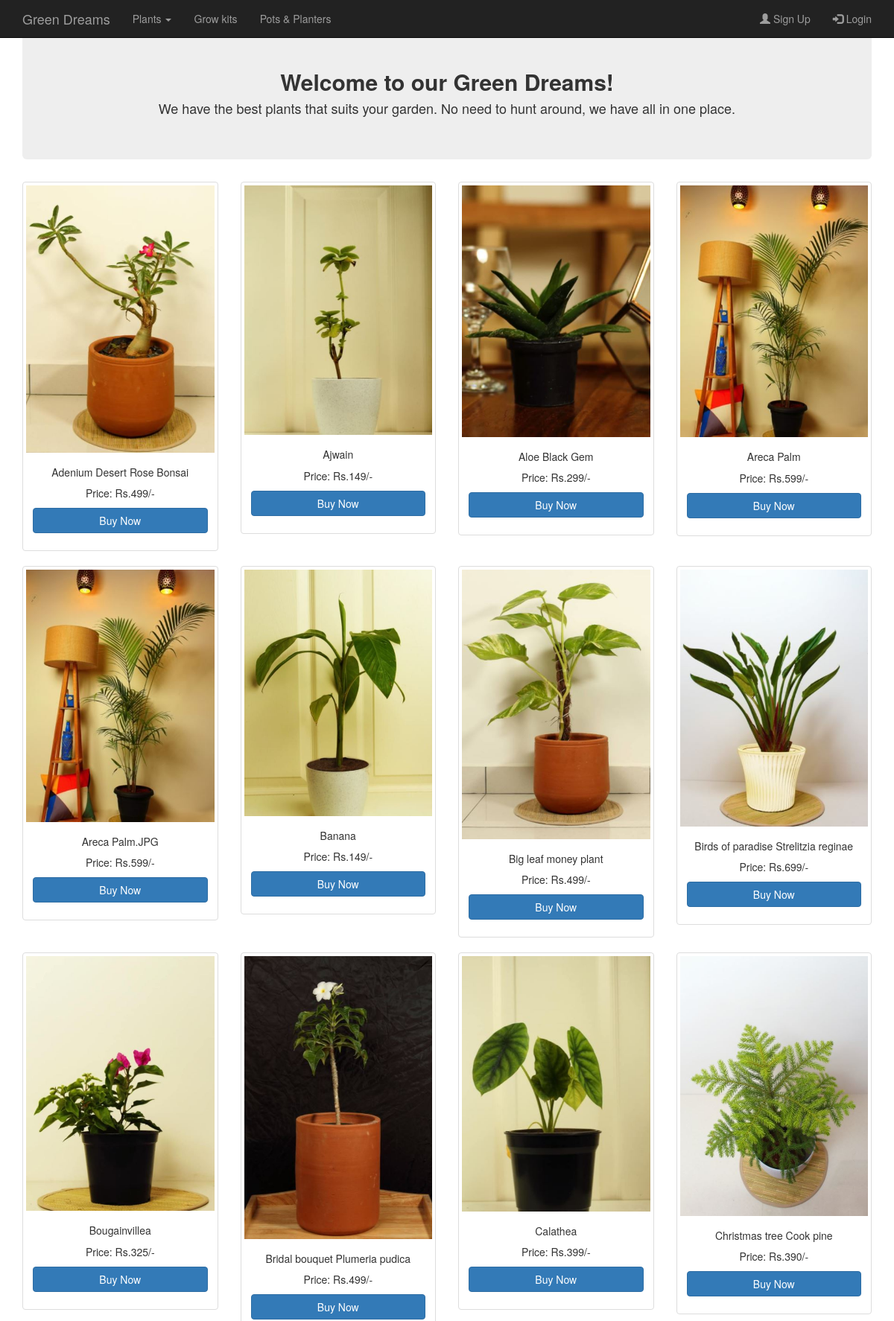
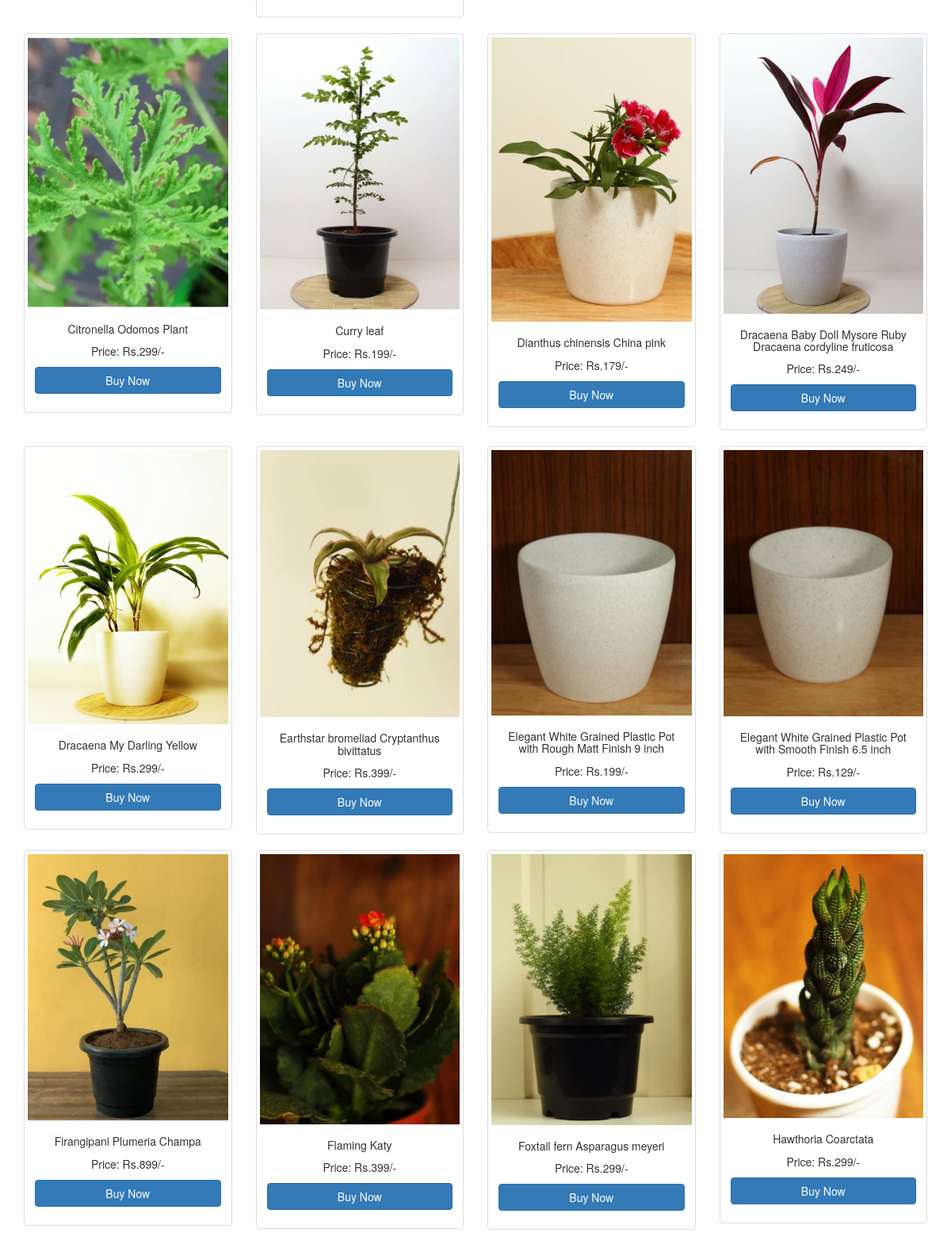
/allproducts.php (upper part), run on the app's committed database (2 pictures, top to bottom).
### tables this page shows
CREATE TABLE `items` (
  `id` int(11) NOT NULL,
  `name` varchar(255) NOT NULL,
  `price` int(11) NOT NULL,
  `image` varchar(256) NOT NULL,
  `Category` varchar(100) NOT NULL
);

### allproducts.php (the view, shortened to what this page needs)
     <div>
            <?php
                require 'header.php';
            ?>
            <div class="container" style="margin-top:25px; text-align:center;">
                <div class="jumbotron">
                    <h2><b>Welcome to our Green Dreams!</b></h2>
                    <h4>We have the best plants that suits your garden. No need to hunt around, we have all in one place.</h4>
                </div>
            </div>
            <div class="container">
            <?php
				  include 'connection.php';
                  $numOfCols = 4;
                  $rowCount = 0;
                  $bootstrapColWidth = 12 / $numOfCols;
                  $sql = "select * from items group by name";
					 $result = mysqli_query($con, $sql);
					if (mysqli_num_rows($result) > 0) {
						while($row = mysqli_fetch_assoc($result)) {
                        if ($rowCount % $numOfCols == 0){  ?>
              <div class="row">  <?php
              }
              ?>
                 <?php $rowCount++; ?>
                    <div class="col-md-<?php echo $bootstrapColWidth; ?> col-sm-6">
                        <div class="thumbnail">
                            <a href="cart.php">
                              <?php
                              $image=$row["image"];
                              echo '<img src="img/'.$image.'" alt="Cannon" />';  ?>
                            </a>
                            <center>
                                <div class="caption">
                                    <h5><?php echo $row["name"]; ?></h5>
                                    <p>Price: Rs.<?php echo $row["price"]; ?>/-</p>
                                    <?php if(!isset($_SESSION['email'])){  ?>
                                        <p><a href="login.php" role="button" class="btn btn-primary btn-block">Buy Now</a></p>
                                        <?php
                                        }
                                        ?>
                                </div>
                            </center>
                        </div>
                    </div>
                 <?php  if($rowCount % $numOfCols == 0) { ?>
                 </div>
                 <?php
                 }
                 }
                 }
                 ?>
            </div>
            <br><br><br><br><br><br><br><br>
        </div>
    </body>
</html>

### header.php (shortened to what this page needs)
<!DOCTYPE html>
<html>
    <head>
        <link rel="stylesheet" href="bootstrap/css/bootstrap.min.css" type="text/css">
        <link rel="stylesheet" href="css/style.css" type="text/css">
    </head>
    <body>
          <nav class="navbar navbar-inverse navbar-fixed-top">
               <div class="container">
                   <div class="navbar-header">
                       <a href="index.php" class="navbar-brand">Green Dreams</a>
                   </div>
                   <div class="navbar-collapse collapse" id="myNavbar">
                     <ul class="nav navbar-nav">
                        <li class="dropdown"><a class="dropdown-toggle" data-toggle="dropdown" href="#">Plants <span class="caret"></span></a>
                        </li>
                        <li><a href='products.php?id="Grow Kits"'>Grow kits</a></li>
                        <li><a href='products.php?id="Pots Planters"'>Pots & Planters</a></li>
                     </ul>
                       <ul class="nav navbar-nav navbar-right">
                           <?php
                           if(isset($_SESSION['email'])){
                           ?>
                           <li><a href="settings.php"><span class="glyphicon glyphicon-cog"></span> Settings</a></li>
                           <li><a href="logout.php"><span class="glyphicon glyphicon-log-out"></span> Logout</a></li>
                           <li><a href="cart.php"><span class="glyphicon glyphicon-shopping-cart"></span> Cart</a></li>
                           <?php
                           }else{
                            ?>
                            <li><a href="signup.php"><span class="glyphicon glyphicon-user"></span> Sign Up</a></li>
                           <li><a href="login.php"><span class="glyphicon glyphicon-log-in"></span> Login</a></li>
                           <?php
                           }
                           ?>
                       </ul>
                   </div>
               </div>
</nav>

### css/style.css (style rules this page uses)
.navbar { margin-bottom: 0px; }
html { min-height:100%; position:relative; }

### data on the page
items: image (picture), name "Adenium Desert Rose Bonsai", price "499"
items: image (picture), name "Ajwain", price "149"
items: image (picture), name "Aloe Black Gem", price "299"
items: image (picture), name "Areca Palm", price "599"
items: image (picture), name "Areca Palm.JPG", price "599"
items: image (picture), name "Banana", price "149"
items: image (picture), name "Big leaf money plant", price "499"
items: image (picture), name "Birds of paradise Strelitzia reginae", price "699"
items: image (picture), name "Bougainvillea", price "325"
items: image (picture), name "Bridal bouquet Plumeria pudica", price "499"
items: image (picture), name "Calathea", price "399"
items: image (picture), name "Christmas tree Cook pine", price "390"
items: image (picture), name "Citronella Odomos Plant", price "299"
items: image (picture), name "Curry leaf", price "199"
items: image (picture), name "Dianthus chinensis China pink", price "179"
items: image (picture), name "Dracaena Baby Doll Mysore Ruby Dracaena cordyline fruticosa", price "249"
items: image (picture), name "Dracaena My Darling Yellow", price "299"
items: image (picture), name "Earthstar bromeliad Cryptanthus bivittatus", price "399"
items: image (picture), name "Elegant White Grained Plastic Pot with Rough Matt Finish 9 inch", price "199"
items: image (picture), name "Elegant White Grained Plastic Pot with Smooth Finish 6.5 inch", price "129"
items: image (picture), name "Firangipani Plumeria Champa", price "899"
items: image (picture), name "Flaming Katy", price "399"
items: image (picture), name "Foxtail fern Asparagus meyeri", price "299"
items: image (picture), name "Hawthoria Coarctata", price "299"
